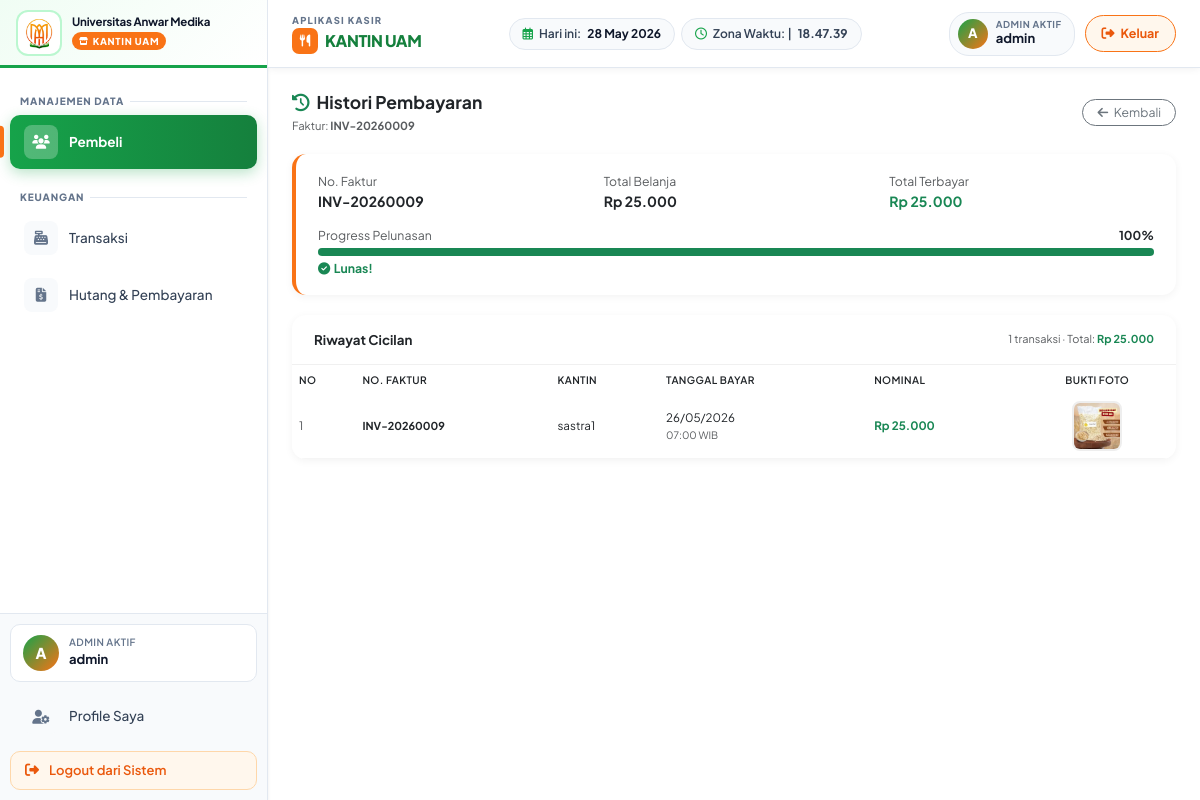
/piutang/histori.php?id_beli=45 (signed in), run on the app's committed database.
### tables this page shows
CREATE TABLE `pembelian` (
  `id_beli` int NOT NULL,
  `no_faktur` varchar(100) NOT NULL,
  `tanggal_beli` datetime NOT NULL DEFAULT CURRENT_TIMESTAMP,
  `id_admin` int UNSIGNED NOT NULL,
  `id_vendor` int NOT NULL,
  `metode` varchar(50) DEFAULT NULL,
  `metode_pembayaran` varchar(20) DEFAULT NULL,
  `total_bayar` decimal(12,2) DEFAULT NULL,
  `dibayar` decimal(12,2) DEFAULT NULL,
  `sisa_hutang` decimal(12,2) DEFAULT NULL,
  `status` varchar(20) DEFAULT NULL,
  `foto_faktur` varchar(255) DEFAULT NULL
);

CREATE TABLE `pembayaran_hutang` (
  `id_pembayaran` int NOT NULL,
  `id_beli` int DEFAULT NULL,
  `nominal` decimal(12,2) DEFAULT NULL,
  `tanggal` datetime DEFAULT NULL,
  `foto_faktur` varchar(255) DEFAULT NULL
);

CREATE TABLE `vendor` (
  `id_vendor` int NOT NULL,
  `nama` varchar(300) NOT NULL
);

### piutang/histori.php (the view, shortened to what this page needs)
<?php
require '../config/config.php';
$id_user_login = $_SESSION['currentUser']['id'];
$id_beli_filter = isset($_GET['id_beli']) ? (int)$_GET['id_beli'] : 0;
$where_faktur = $id_beli_filter > 0 ? "AND p.id_beli = '$id_beli_filter'" : "";
$query = "SELECT
            ph.id_pembayaran,
            ph.id_beli,
            ph.nominal,
            ph.tanggal,
            ph.foto_faktur,
            p.no_faktur,
            v.nama AS nama_kantin
          FROM pembayaran_hutang ph
          JOIN pembelian p ON ph.id_beli = p.id_beli
          LEFT JOIN vendor v ON p.id_vendor = v.id_vendor
          WHERE p.id_admin = '$id_user_login' $where_faktur
          ORDER BY ph.tanggal DESC";
$result   = mysqli_query($conn, $query);
$all_rows = mysqli_fetch_all($result, MYSQLI_ASSOC);
$total_dibayar = array_sum(array_column($all_rows, 'nominal'));
$info_faktur = null;
if ($id_beli_filter > 0) {
    $qf = mysqli_query($conn, "SELECT p.no_faktur,
                IFNULL(SUM(db.jumlah * db.harga), 0) AS total_belanja
              FROM pembelian p
              LEFT JOIN detail_beli db ON p.id_beli = db.id_beli
              WHERE p.id_beli = '$id_beli_filter' AND p.id_admin = '$id_user_login'
              GROUP BY p.id_beli");
    $info_faktur = mysqli_fetch_assoc($qf);
}
?>
<!DOCTYPE html>
<html lang="id">
<head>
    <link href="https://cdn.jsdelivr.net/npm/bootstrap@5.3.0/dist/css/bootstrap.min.css" rel="stylesheet">
    <link rel="stylesheet" href="https://cdnjs.cloudflare.com/ajax/libs/font-awesome/6.4.0/css/all.min.css">
</head>
<body>
<div class="wrapper-utama">
    <?php include __DIR__ . '/../assets/sidebar.php'; ?>
    <div class="area-konten-kanan">
        <?php include __DIR__ . '/../assets/navbar.php'; ?>
        <div class="main-scroll">
            <div class="d-flex justify-content-between align-items-center mb-4">
                <div>
                    <h5 class="fw-bold mb-1"><i class="fas fa-history me-2 text-success"></i>Histori Pembayaran</h5>
                    <p class="text-muted mb-0" style="font-size:0.8rem;">
                        <?= $id_beli_filter > 0 && $info_faktur ? 'Faktur: <strong>' . htmlspecialchars($info_faktur['no_faktur']) . '</strong>' : 'Semua riwayat cicilan pembayaran' ?>
                    </p>
                </div>
                <a href="piutang.php" class="btn btn-sm btn-outline-secondary rounded-pill px-3">
                    <i class="fas fa-arrow-left me-1"></i> Kembali
                </a>
            </div>
            <?php if ($id_beli_filter > 0 && $info_faktur): ?>
            <div class="info-box">
                <div class="row">
                    <div class="col-md-4">
                        <div class="text-muted small">No. Faktur</div>
                        <div class="fw-bold"><?= htmlspecialchars($info_faktur['no_faktur']) ?></div>
                    </div>
                    <div class="col-md-4">
                        <div class="text-muted small">Total Belanja</div>
                        <div class="fw-bold">Rp <?= number_format($info_faktur['total_belanja'], 0, ',', '.') ?></div>
                    </div>
                    <div class="col-md-4">
                        <div class="text-muted small">Total Terbayar</div>
                        <div class="fw-bold text-success">Rp <?= number_format($total_dibayar, 0, ',', '.') ?></div>
                    </div>
                </div>
                <?php
                $sisa = floatval($info_faktur['total_belanja']) - $total_dibayar;
                $persen = $info_faktur['total_belanja'] > 0 ? min(100, ($total_dibayar / $info_faktur['total_belanja']) * 100) : 0;
                ?>
                <div class="mt-3">
                    <div class="d-flex justify-content-between small mb-1">
                        <span class="text-muted">Progress Pelunasan</span>
                        <span class="fw-bold"><?= round($persen) ?>%</span>
                    </div>
                    <div class="progress" style="height:8px;">
                        <div class="progress-bar bg-success" style="width:<?= $persen ?>%"></div>
                    </div>
                    <?php if ($sisa > 0): ?>
                    <div class="text-danger small mt-1 fw-bold">Sisa hutang: Rp <?= number_format($sisa, 0, ',', '.') ?></div>
                    <?php else: ?>
                    <div class="text-success small mt-1 fw-bold"><i class="fas fa-check-circle me-1"></i>Lunas!</div>
                    <?php endif; ?>
                </div>
            </div>
            <?php endif; ?>
            <div class="table-card">
                <div class="table-card-header">
                    <h6 class="fw-bold mb-0" style="font-size:0.95rem;">Riwayat Cicilan</h6>
                    <span class="text-muted" style="font-size:0.78rem;"><?= count($all_rows) ?> transaksi · Total: <strong class="text-success">Rp <?= number_format($total_dibayar, 0, ',', '.') ?></strong></span>
                </div>
                <div class="table-responsive">
                    <table class="table mb-0">
                        <thead>
                            <tr>
                                <th>No</th>
                                <th>No. Faktur</th>
                                <th>Kantin</th>
                                <th>Tanggal Bayar</th>
                                <th>Nominal</th>
                                <th class="text-center">Bukti Foto</th>
                            </tr>
                        </thead>
                        <tbody>
                        <?php if (empty($all_rows)): ?>
                            <tr><td colspan="6" class="text-center py-5 text-muted">
                                <i class="fas fa-inbox fa-3x d-block mb-3 opacity-25"></i>
                                Belum ada riwayat pembayaran
                            </td></tr>
                        <?php else: ?>
                            <?php foreach ($all_rows as $i => $row): ?>
                            <tr>
                                <td class="text-muted"><?= $i+1 ?></td>
                                <td><span class="fw-bold" style="font-size:0.78rem;"><?= htmlspecialchars($row['no_faktur']) ?></span></td>
                                <td><?= htmlspecialchars($row['nama_kantin'] ?? 'Kantin UAM') ?></td>
                                <td>
                                    <span class="d-block"><?= date('d/m/Y', strtotime($row['tanggal'])) ?></span>
                                    <small class="text-muted"><?= date('H:i', strtotime($row['tanggal'])) ?> WIB</small>
                                </td>
                                <td><span class="fw-bold text-success">Rp <?= number_format($row['nominal'], 0, ',', '.') ?></span></td>
                                <td class="text-center">
                                    <?php if ($row['foto_faktur'] && file_exists("upload/" . $row['foto_faktur'])): ?>
                                        <img src="upload/<?= htmlspecialchars($row['foto_faktur']) ?>"
                                             class="foto-thumb"
                                             onclick="bukaLightbox(this.src)"
                                             alt="Bukti bayar">
                                    <?php else: ?>
                                        <span class="text-muted" style="font-size:0.75rem;">Tidak ada</span>
                                    <?php endif; ?>
                                </td>
                            </tr>
                            <?php endforeach; ?>
                        <?php endif; ?>
                        </tbody>
                    </table>
                </div>
            </div>
        </div>
    </div>
</div>
</body>
</html>

### piutang/histori.php (style rules this page uses)
:root { --green:#198754; --orange:#fd7e14; --black:#1a1a1a; --white:#ffffff; }
html,body { margin:0; padding:0; height:100vh; font-family:'Plus Jakarta Sans',sans-serif; background:#f5f6fa; font-size:14px; overflow:hidden; }
.wrapper-utama { display:flex; height:100vh; width:100vw; overflow:hidden; }
.area-konten-kanan { flex:1; display:flex; flex-direction:column; height:100vh; overflow:hidden; }
.main-scroll { flex:1; overflow-y:auto; padding:24px; }
.info-box { background:var(--white); border-radius:14px; padding:18px 22px; border-left:4px solid var(--orange); box-shadow:0 2px 8px rgba(0,0,0,0.05); margin-bottom:20px; }
.table-card { background:var(--white); border-radius:14px; box-shadow:0 2px 8px rgba(0,0,0,0.05); overflow:hidden; }
.table-card-header { padding:16px 22px; border-bottom:1px solid #f0f0f0; display:flex; justify-content:space-between; align-items:center; }
table thead th { background:var(--black); color:var(--white); font-size:0.73rem; text-transform:uppercase; letter-spacing:0.4px; padding:12px 14px; border:none; font-weight:600; }
table tbody td { padding:13px 14px; vertical-align:middle; font-size:0.83rem; border-bottom:1px solid #f5f5f5; }
.foto-thumb { width:50px; height:50px; object-fit:cover; border-radius:8px; cursor:pointer; border:2px solid #eee; transition:0.2s; }

### assets/sidebar.php (style rules this page uses)
:root { --orange: #f97316; --orange-dark: #ea580c; --orange-soft: #fff7ed; --green: #16a34a; --green-dark: #15803d; --green-soft: #f0fdf4; --green-mid: #bbf7d0; --white: #ffffff; --black: #0f172a; --gray: #64748b; --light-bg: #f8fafc; --border: #e2e8f0; --sidebar-w: 268px; --nav-h: 68px; --font: 'Plus Jakarta Sans', sans-serif; --radius: 10px; --transition: 0.18s ease; }
* { font-family: var(--font); }

### assets/navbar.php (style rules this page uses)
:root { --orange: #f97316; --orange-dark: #ea580c; --orange-soft: #fff7ed; --green: #16a34a; --green-dark: #15803d; --white: #ffffff; --black: #0f172a; --gray: #64748b; --light-bg: #f8fafc; --border: #e2e8f0; --nav-h: 68px; --font: 'Plus Jakarta Sans', sans-serif; --transition: 0.18s ease; }
* { font-family: var(--font); }

### data on the page
pembelian: no_faktur "INV-20260009"
pembayaran_hutang: id_beli.no_faktur "INV-20260009", vendor.nama "sastra1", tanggal "26/05/2026", tanggal "07:00", nominal "25.000", foto_faktur (picture)

### other printed values
$inisial_sidebar "A"
$_SESSION['currentUser']['namarole'] "ADMIN"
$nama_petugas "admin"
$inisial_navbar "A"
$_SESSION['namarole'] "ADMIN"
$info_faktur['total_belanja'] "25.000"
$total_dibayar "25.000"
$persen "100"
count($all_rows) "1"
